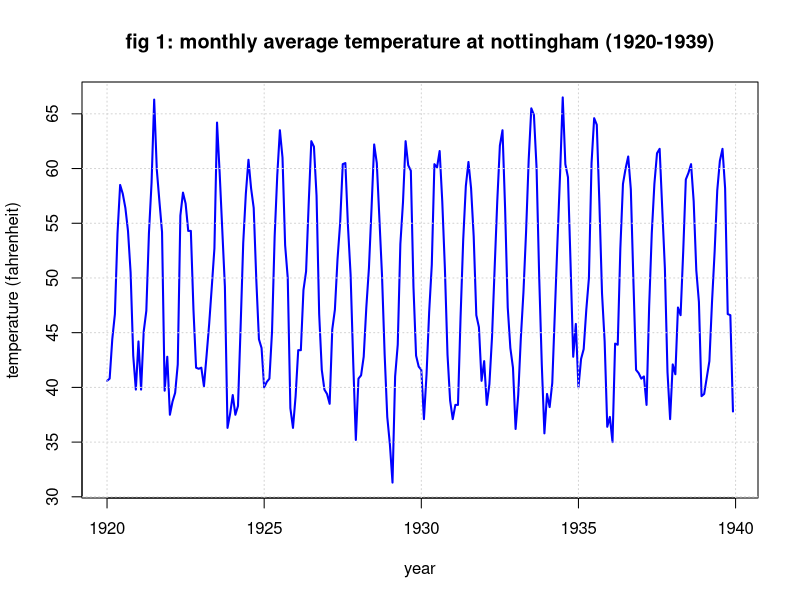
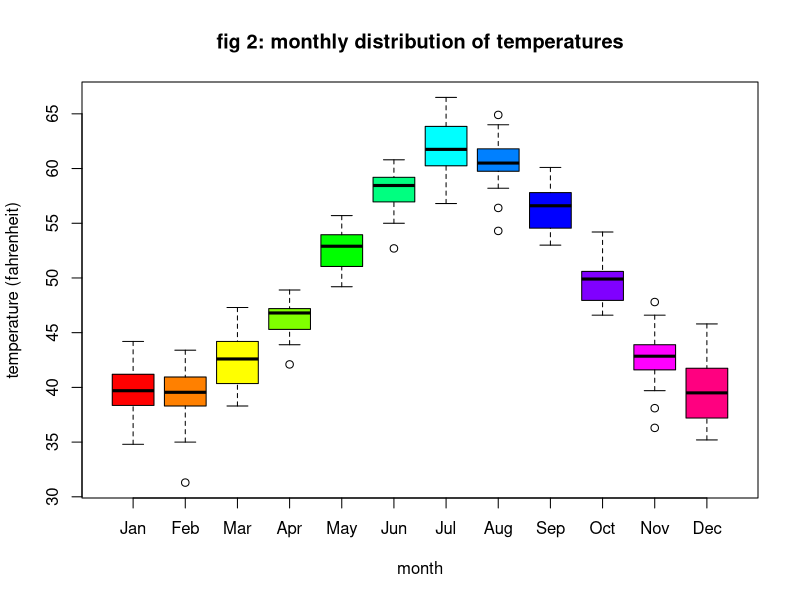
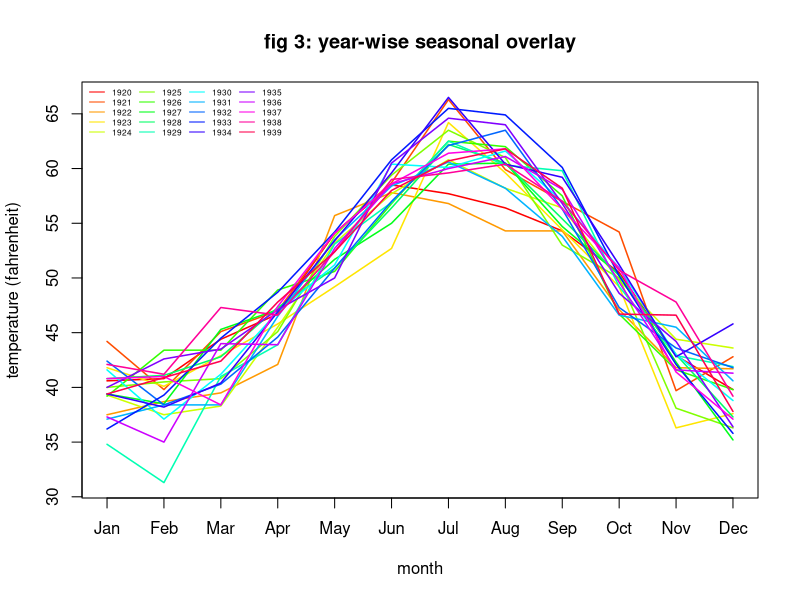
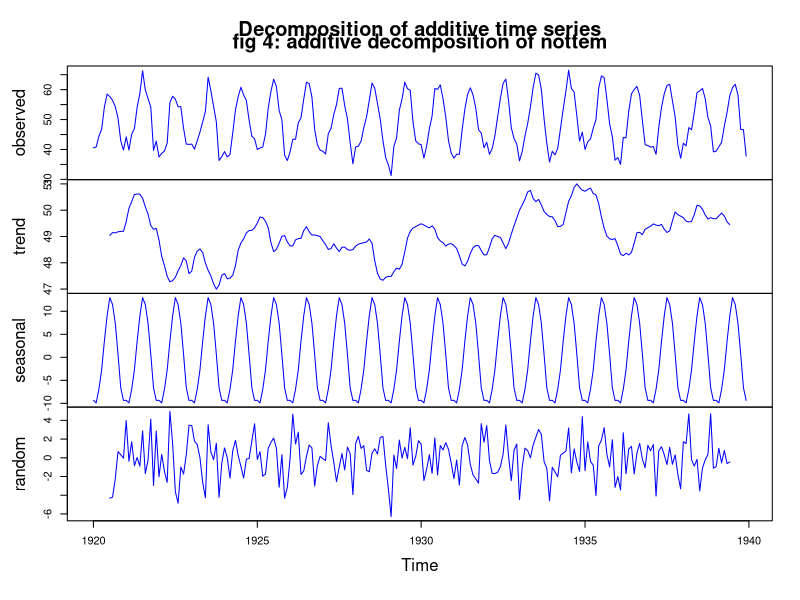
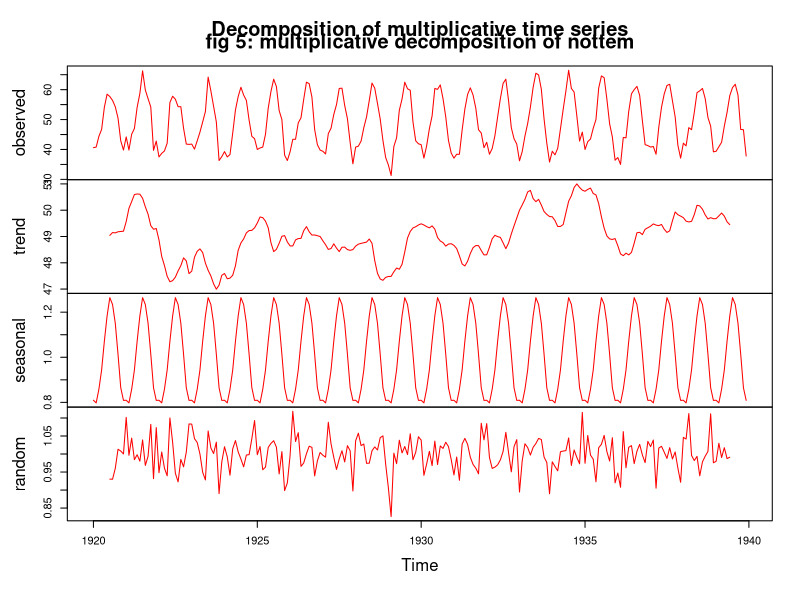
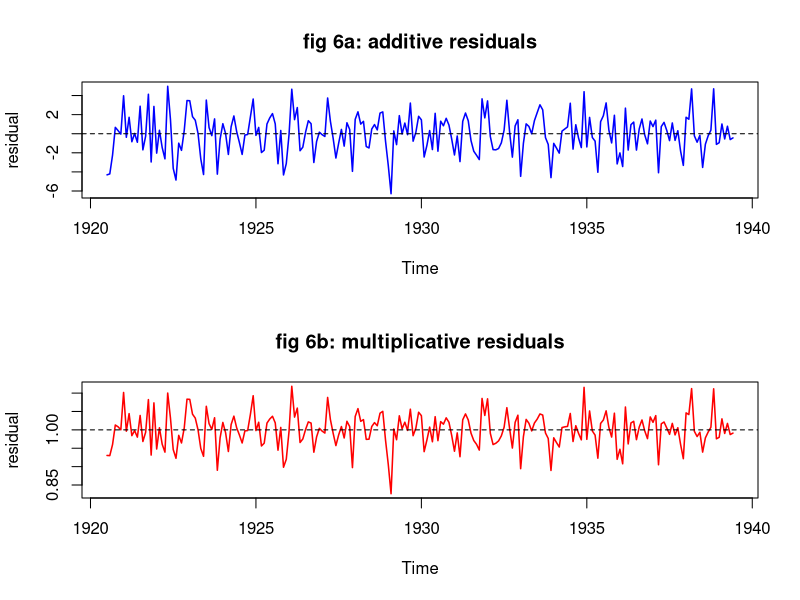
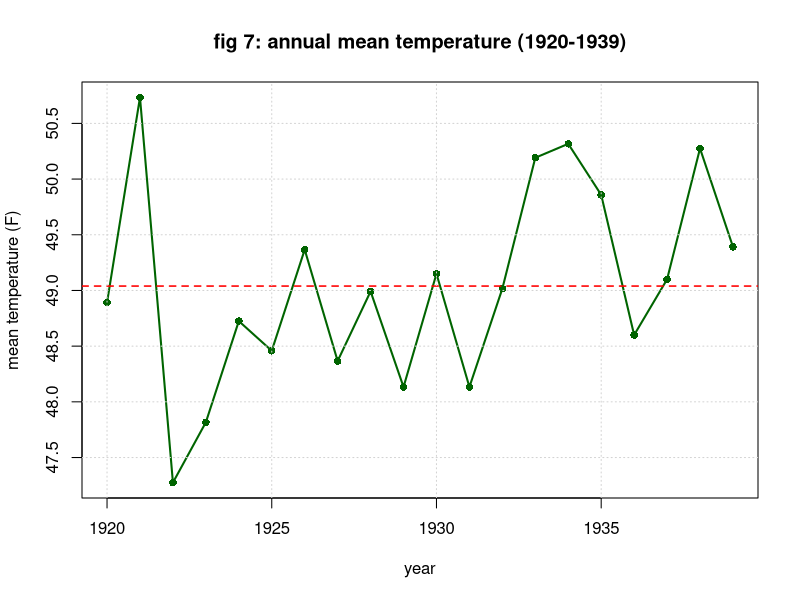
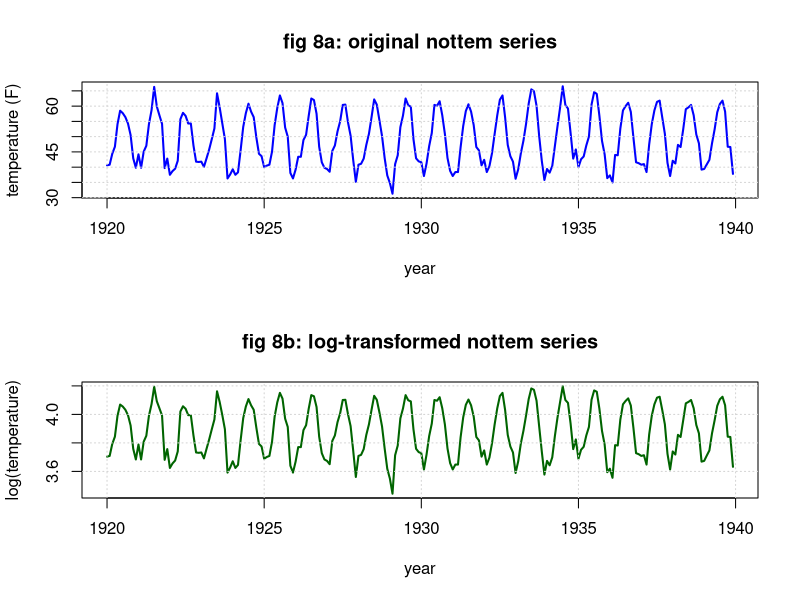

Generate these figures, in order, with R:
#' ---
#' title: "time series analysis - lab 3"
#' subtitle: "method of differencing, seasonal differencing, and moving average smoothing"
#' author: "2440233"
#' date: "`r Sys.Date()`"
#' output:
#'   pdf_document:
#'     toc: true

#' # introduction
#'
#' the objective of this lab is to analyze the "nottem" dataset which contains
#' the average monthly air temperatures at nottingham castle from 1920 to 1939.
#' we will examine the series for trend, seasonality, and stationarity, and
#' apply techniques like differencing, seasonal differencing, moving average
#' smoothing, log transformation, and acf analysis to understand the series
#' characteristics.

#' # objectives
#'
#' 1. load and visualize the nottem dataset to understand its behavior over time
#' 2. identify trend, seasonal, cyclical, and irregular components
#' 3. perform additive and multiplicative decomposition and compare results
#' 4. assess stationarity by checking if mean and variance are constant
#' 5. apply log transformation and evaluate its effect on variance stabilization
#' 6. generate and interpret the acf plot
#' 7. apply differencing, seasonal differencing, and moving average smoothing

#' # methodology
#'
#' dataset: nottem (built in R dataset)
#' contains monthly average air temperatures (degrees fahrenheit) at
#' nottingham castle, england, from january 1920 to december 1939.
#' that is 240 observations with monthly frequency (12 per year).
#' source: anderson, o. d. (1976)

#' # analysis

#' ## q1: load and visualize the nottem dataset

cat("q1: load and visualize the nottem dataset\n\n")

data("nottem")
nt <- nottem

cat("class:", class(nt), "\n")
cat("start:", start(nt)[1], "/", start(nt)[2], "\n")
cat("end:", end(nt)[1], "/", end(nt)[2], "\n")
cat("frequency:", frequency(nt), "\n")
cat("observations:", length(nt), "\n\n")

cat("first 12 values:\n")
print(head(nt, 12))
cat("\nlast 12 values:\n")
print(tail(nt, 12))

cat("\nsummary:\n")
print(summary(nt))
cat("sd:", round(sd(nt), 2), "\n\n")

#+ fig.width=10, fig.height=6
plot(nt,
     main = "fig 1: monthly average temperature at nottingham (1920-1939)",
     ylab = "temperature (fahrenheit)",
     xlab = "year",
     col = "blue", lwd = 2)
grid()

cat("interpretation of fig 1:\n")
cat("- the series shows a strong seasonal pattern repeating every 12 months\n")
cat("- temperatures peak in summer (jul-aug) and dip in winter (jan-feb)\n")
cat("- there is no obvious long term upward or downward trend\n")
cat("- the seasonal amplitude appears roughly constant across all years\n")
cat("- this suggests an additive model may be appropriate\n\n")

#' ## q2: monthly distribution

cat("q2: monthly distribution of temperatures\n\n")

#+ fig.width=10, fig.height=6
boxplot(nt ~ cycle(nt),
        main = "fig 2: monthly distribution of temperatures",
        xlab = "month", ylab = "temperature (fahrenheit)",
        col = rainbow(12), names = month.abb)

cat("interpretation of fig 2:\n")
cat("- july and august have the highest median temperatures around 60-62 F\n")
cat("- january and february have the lowest around 39-40 F\n")
cat("- the spread (box size) is fairly consistent across months\n")
cat("- consistent spread confirms that an additive model is suitable\n\n")

#' ## q3: year-wise seasonal overlay

cat("q3: year-wise seasonal overlay\n\n")

#+ fig.width=10, fig.height=6
nt_matrix <- matrix(nt, nrow = 12, ncol = 20)
matplot(1:12, nt_matrix, type = "l", lty = 1, lwd = 1.5,
        col = rainbow(20),
        main = "fig 3: year-wise seasonal overlay",
        xlab = "month", ylab = "temperature (fahrenheit)", xaxt = "n")
axis(1, at = 1:12, labels = month.abb)
legend("topleft", legend = 1920:1939, col = rainbow(20),
       lty = 1, cex = 0.5, ncol = 4, bty = "n")

cat("interpretation of fig 3:\n")
cat("- all years follow the same seasonal curve shape\n")
cat("- the curves overlap closely indicating no significant trend shift\n")
cat("- the gap between years is roughly the same at peaks and troughs\n")
cat("- this confirms constant seasonal amplitude (additive behavior)\n\n")

#' ## q4: identify components using decomposition

cat("q4: decomposition - identify trend, seasonal, cyclical, and irregular components\n\n")

# additive decomposition
decomp_add <- decompose(nt, type = "additive")

#+ fig.width=10, fig.height=8
plot(decomp_add, col = "blue")
title(main = "fig 4: additive decomposition of nottem", outer = FALSE)

cat("interpretation of fig 4 (additive decomposition):\n")
cat("- observed: the original series with all components combined\n")
cat("- trend: fluctuates mildly around 49-50 F with no strong direction\n")
cat("- seasonal: repeating pattern with fixed amplitude of about +/- 11 F\n")
cat("- random: residuals fluctuate around 0 with fairly constant variance\n\n")

cat("table 1: additive seasonal indices\n")
si_add <- decomp_add$figure
si_add_df <- data.frame(month = month.abb,
                        index = round(si_add, 2),
                        effect = ifelse(si_add > 0,
                          paste0(round(si_add, 2), " F above annual mean"),
                          paste0(round(abs(si_add), 2), " F below annual mean")))
print(si_add_df, row.names = FALSE)
cat("\n")

# multiplicative decomposition
decomp_mult <- decompose(nt, type = "multiplicative")

#+ fig.width=10, fig.height=8
plot(decomp_mult, col = "red")
title(main = "fig 5: multiplicative decomposition of nottem", outer = FALSE)

cat("interpretation of fig 5 (multiplicative decomposition):\n")
cat("- trend component is similar to the additive case\n")
cat("- seasonal indices are ratios around 1.0\n")
cat("- random component fluctuates around 1.0\n")
cat("- both decompositions produce similar results since seasonal amplitude is constant\n\n")

#' ## q5: compare additive vs multiplicative and select the better model

cat("q5: additive vs multiplicative model comparison\n\n")

cat("additive model: y(t) = t(t) + s(t) + c(t) + i(t)\n")
cat("- assumes seasonal fluctuations are constant in absolute terms\n\n")
cat("multiplicative model: y(t) = t(t) x s(t) x c(t) x i(t)\n")
cat("- assumes seasonal fluctuations scale with the trend level\n\n")

resid_add <- na.omit(decomp_add$random)
resid_mult <- na.omit(decomp_mult$random)

cat("additive residuals:\n")
cat("  mean:", round(mean(resid_add), 4), "(should be close to 0)\n")
cat("  sd:", round(sd(resid_add), 4), "\n\n")

cat("multiplicative residuals:\n")
cat("  mean:", round(mean(resid_mult), 4), "(should be close to 1)\n")
cat("  sd:", round(sd(resid_mult), 4), "\n\n")

#+ fig.width=10, fig.height=8
par(mfrow = c(2, 1))
plot(na.omit(decomp_add$random),
     main = "fig 6a: additive residuals",
     ylab = "residual", col = "blue", lwd = 1.5)
abline(h = 0, lty = 2)
plot(na.omit(decomp_mult$random),
     main = "fig 6b: multiplicative residuals",
     ylab = "residual", col = "red", lwd = 1.5)
abline(h = 1, lty = 2)
par(mfrow = c(1, 1))

cat("interpretation of fig 6:\n")
cat("- additive residuals are evenly scattered around 0 with constant variance\n")
cat("- multiplicative residuals are also fairly even around 1\n")
cat("- since the seasonal amplitude does not grow with the level,\n")
cat("  additive model is the more suitable choice for nottem\n\n")

cat("selected model: additive\n")
cat("y(t) = t(t) + s(t) + i(t)\n\n")
cat("justification:\n")
cat("1. seasonal swings are constant (~22 F range) regardless of the overall level (fig 1, 3)\n")
cat("2. box plot spreads are similar across months (fig 2)\n")
cat("3. additive residuals have constant variance around 0 (fig 6a)\n")
cat("4. temperature data is on an interval scale, additive effects are natural\n")
cat("5. no multiplicative scaling of seasonal amplitude is observed\n\n")

#' ## q6: assess stationarity - check mean and variance over time

cat("q6: assess stationarity of the series\n\n")

# split into 4 equal segments of 5 years each
n_seg <- 4
seg_len <- length(nt) / n_seg

cat("table 2: segment-wise mean and variance\n")
cat(sprintf("%-12s | %-8s | %-10s\n", "segment", "mean", "variance"))
cat(paste(rep("-", 35), collapse = ""), "\n")
for (i in 1:n_seg) {
  seg <- nt[((i - 1) * seg_len + 1):(i * seg_len)]
  yr_start <- 1920 + (i - 1) * 5
  yr_end <- yr_start + 4
  label <- paste0(yr_start, "-", yr_end)
  cat(sprintf("%-12s | %-8.2f | %-10.2f\n", label, mean(seg), var(seg)))
}
cat("\n")

cat("overall mean:", round(mean(nt), 2), "\n")
cat("overall variance:", round(var(nt), 2), "\n\n")

# annual means
annual_means <- aggregate(nt, nfrequency = 1, FUN = mean)

#+ fig.width=10, fig.height=6
plot(annual_means,
     main = "fig 7: annual mean temperature (1920-1939)",
     ylab = "mean temperature (F)", xlab = "year",
     col = "darkgreen", lwd = 2, type = "o", pch = 16)
abline(h = mean(nt), col = "red", lty = 2, lwd = 1.5)
grid()

cat("interpretation of fig 7:\n")
cat("- annual means fluctuate around 49-50 F with no clear trend\n")
cat("- the overall mean (red line) is stable\n")
cat("- however the series has strong seasonality which makes it non-stationary\n")
cat("- the mean of the series is NOT constant on a monthly basis due to seasonality\n")
cat("- variance is roughly constant across segments\n")
cat("- conclusion: the series is NOT stationary because of the seasonal component\n")
cat("  even though there is no trend, the periodic pattern violates stationarity\n\n")

#' ## q7: log transformation

cat("q7: log transformation and its effect on variance\n\n")

nt_log <- log(nt)

#+ fig.width=10, fig.height=8
par(mfrow = c(2, 1))
plot(nt,
     main = "fig 8a: original nottem series",
     ylab = "temperature (F)", xlab = "year",
     col = "blue", lwd = 2)
grid()
plot(nt_log,
     main = "fig 8b: log-transformed nottem series",
     ylab = "log(temperature)", xlab = "year",
     col = "darkgreen", lwd = 2)
grid()
par(mfrow = c(1, 1))

cat("comparison of original vs log-transformed:\n")
cat("original - mean:", round(mean(nt), 2), " sd:", round(sd(nt), 2), "\n")
cat("log      - mean:", round(mean(nt_log), 4), " sd:", round(sd(nt_log), 4), "\n\n")

# check variance in segments for both
cat("table 3: segment-wise variance comparison\n")
cat(sprintf("%-12s | %-14s | %-14s\n", "segment", "original var", "log var"))
cat(paste(rep("-", 45), collapse = ""), "\n")
for (i in 1:n_seg) {
  seg_orig <- nt[((i - 1) * seg_len + 1):(i * seg_len)]
  seg_log <- nt_log[((i - 1) * seg_len + 1):(i * seg_len)]
  yr_start <- 1920 + (i - 1) * 5
  yr_end <- yr_start + 4
  label <- paste0(yr_start, "-", yr_end)
  cat(sprintf("%-12s | %-14.2f | %-14.4f\n", label, var(seg_orig), var(seg_log)))
}
cat("\n")

cat("interpretation of fig 8 and table 3:\n")
cat("- the log transformation compresses the scale but the shape is nearly identical\n")
cat("- since the original variance was already fairly constant across segments,\n")
cat("  the log transformation does not provide significant improvement\n")
cat("- log transformation is more useful when variance increases with level\n")
cat("  (as in airpassengers). for nottem, it is not necessary\n")
cat("- however, log transform slightly reduces the relative seasonal amplitude\n\n")

#' ## q8: acf plot - autocorrelation function

cat("q8: autocorrelation function (acf) analysis\n\n")

#+ fig.width=10, fig.height=6
acf(nt, lag.max = 48,
    main = "fig 9: acf of nottem series",
    col = "blue", lwd = 2)

cat("interpretation of fig 9 (acf plot):\n")
cat("- the acf shows a strong sinusoidal pattern that repeats every 12 lags\n")
cat("- significant positive correlations at lags 12, 24, 36 (yearly multiples)\n")
cat("- significant negative correlations at lags 6, 18, 30 (half-yearly)\n")
cat("- this confirms the strong 12-month seasonal pattern\n")
cat("- the acf does not decay quickly to zero, indicating non-stationarity\n")
cat("- the periodic pattern in acf is a hallmark of seasonal non-stationarity\n\n")

#' ## q9: method of differencing (first differencing)

cat("q9: method of differencing - first order differencing\n\n")

cat("differencing removes trend by computing y(t) - y(t-1).\n")
cat("if the series has a trend, first differencing should remove it\n")
cat("and make the mean more stable over time.\n\n")

nt_diff1 <- diff(nt, differences = 1)

#+ fig.width=10, fig.height=8
par(mfrow = c(2, 1))
plot(nt,
     main = "fig 10a: original nottem series",
     ylab = "temperature (F)", xlab = "year",
     col = "blue", lwd = 2)
grid()
plot(nt_diff1,
     main = "fig 10b: first differenced series",
     ylab = "differenced values", xlab = "year",
     col = "purple", lwd = 1.5)
abline(h = 0, lty = 2, col = "red")
grid()
par(mfrow = c(1, 1))

cat("first differenced series stats:\n")
cat("  mean:", round(mean(nt_diff1), 4), "(should be close to 0 if trend removed)\n")
cat("  sd:", round(sd(nt_diff1), 2), "\n")
cat("  length:", length(nt_diff1), "(one less than original)\n\n")

#+ fig.width=10, fig.height=6
acf(nt_diff1, lag.max = 48,
    main = "fig 11: acf of first differenced series",
    col = "purple", lwd = 2)

cat("interpretation of fig 10-11:\n")
cat("- first differencing removes any trend component\n")
cat("- the differenced series oscillates around 0\n")
cat("- however the acf still shows strong seasonal pattern at lags 12, 24, 36\n")
cat("- this means first differencing alone is NOT sufficient\n")
cat("- we still need seasonal differencing to remove the seasonal component\n\n")

#' ## q10: method of seasonal differencing

cat("q10: seasonal differencing (lag = 12)\n\n")

cat("seasonal differencing computes y(t) - y(t-12).\n")
cat("this removes the seasonal pattern by subtracting the value\n")
cat("from the same month in the previous year.\n\n")

nt_sdiff <- diff(nt, lag = 12)

#+ fig.width=10, fig.height=8
par(mfrow = c(2, 1))
plot(nt,
     main = "fig 12a: original nottem series",
     ylab = "temperature (F)", xlab = "year",
     col = "blue", lwd = 2)
grid()
plot(nt_sdiff,
     main = "fig 12b: seasonally differenced series (lag 12)",
     ylab = "seasonal difference", xlab = "year",
     col = "darkred", lwd = 1.5)
abline(h = 0, lty = 2, col = "red")
grid()
par(mfrow = c(1, 1))

cat("seasonally differenced series stats:\n")
cat("  mean:", round(mean(nt_sdiff), 4), "\n")
cat("  sd:", round(sd(nt_sdiff), 2), "\n")
cat("  length:", length(nt_sdiff), "(12 less than original)\n\n")

#+ fig.width=10, fig.height=6
acf(nt_sdiff, lag.max = 48,
    main = "fig 13: acf of seasonally differenced series",
    col = "darkred", lwd = 2)

cat("interpretation of fig 12-13:\n")
cat("- seasonal differencing successfully removes the 12-month seasonal pattern\n")
cat("- the resulting series fluctuates around 0 with no obvious pattern\n")
cat("- the acf shows rapid decay with most lags within the confidence bands\n")
cat("- significant spike at lag 1 and lag 12 may remain but are much reduced\n")
cat("- the seasonally differenced series appears much closer to stationary\n\n")

# combined: first + seasonal differencing
nt_both_diff <- diff(diff(nt, lag = 12), differences = 1)

#+ fig.width=10, fig.height=6
plot(nt_both_diff,
     main = "fig 14: first + seasonal differencing combined",
     ylab = "double differenced values", xlab = "year",
     col = "darkblue", lwd = 1.5)
abline(h = 0, lty = 2, col = "red")
grid()

#+ fig.width=10, fig.height=6
acf(nt_both_diff, lag.max = 48,
    main = "fig 15: acf of first + seasonally differenced series",
    col = "darkblue", lwd = 2)

cat("interpretation of fig 14-15:\n")
cat("- combining first and seasonal differencing removes both trend and seasonality\n")
cat("- the series looks like white noise fluctuating around 0\n")
cat("- the acf drops within confidence bands quickly\n")
cat("- this confirms the series can be made stationary with proper differencing\n\n")

#' ## q11: moving average smoothing

cat("q11: moving average smoothing\n\n")

cat("moving average smoothing replaces each value with the average of\n")
cat("its neighbors within a specified window. this removes short term\n")
cat("fluctuations and highlights the underlying trend.\n\n")

# simple moving average using filter()
ma_3 <- filter(nt, rep(1/3, 3), sides = 2)
ma_7 <- filter(nt, rep(1/7, 7), sides = 2)
ma_12 <- filter(nt, rep(1/12, 12), sides = 2)
# centered 2x12 MA (same as decompose uses internally)
ma_2x12 <- filter(filter(nt, rep(1/12, 12), sides = 2),
                  rep(1/2, 2), sides = 2)

#+ fig.width=10, fig.height=10
par(mfrow = c(2, 2))
plot(nt, col = "grey70", lwd = 1,
     main = "fig 16a: 3-point moving average")
lines(ma_3, col = "blue", lwd = 2)
legend("bottomright", legend = c("original", "MA(3)"),
       col = c("grey70", "blue"), lwd = c(1, 2), cex = 0.8, bty = "n")

plot(nt, col = "grey70", lwd = 1,
     main = "fig 16b: 7-point moving average")
lines(ma_7, col = "red", lwd = 2)
legend("bottomright", legend = c("original", "MA(7)"),
       col = c("grey70", "red"), lwd = c(1, 2), cex = 0.8, bty = "n")

plot(nt, col = "grey70", lwd = 1,
     main = "fig 16c: 12-point moving average")
lines(ma_12, col = "darkgreen", lwd = 2)
legend("bottomright", legend = c("original", "MA(12)"),
       col = c("grey70", "darkgreen"), lwd = c(1, 2), cex = 0.8, bty = "n")

plot(nt, col = "grey70", lwd = 1,
     main = "fig 16d: 2x12 centered moving average")
lines(ma_2x12, col = "purple", lwd = 2)
legend("bottomright", legend = c("original", "2x12 MA"),
       col = c("grey70", "purple"), lwd = c(1, 2), cex = 0.8, bty = "n")
par(mfrow = c(1, 1))

cat("interpretation of fig 16:\n")
cat("- MA(3): smooths out month-to-month noise but seasonal pattern still visible\n")
cat("- MA(7): further smoothing, seasonal peaks and troughs are dampened\n")
cat("- MA(12): almost completely removes the seasonal pattern, shows the trend\n")
cat("- 2x12 centered MA: the cleanest trend estimate, same method decompose() uses\n")
cat("- as the window size increases, more smoothing occurs and seasonality is filtered out\n")
cat("- the 12-point and 2x12 MA effectively isolate the trend component\n\n")

# overlay all MAs together
#+ fig.width=10, fig.height=6
plot(nt, col = "grey70", lwd = 1,
     main = "fig 17: comparison of moving averages",
     ylab = "temperature (F)", xlab = "year")
lines(ma_3, col = "blue", lwd = 1.5)
lines(ma_7, col = "red", lwd = 1.5)
lines(ma_12, col = "darkgreen", lwd = 2)
lines(ma_2x12, col = "purple", lwd = 2.5)
legend("bottomright",
       legend = c("original", "MA(3)", "MA(7)", "MA(12)", "2x12 MA"),
       col = c("grey70", "blue", "red", "darkgreen", "purple"),
       lwd = c(1, 1.5, 1.5, 2, 2.5), cex = 0.7, bty = "n")
grid()

cat("interpretation of fig 17:\n")
cat("- larger window sizes produce smoother curves\n")
cat("- MA(12) and 2x12 MA converge to the underlying trend\n")
cat("- the trend fluctuates mildly between 48 and 51 F with no strong direction\n")
cat("- moving average is a simple but effective method for trend extraction\n\n")

#' ## q12: summary comparison table

cat("q12: summary of all transformations\n\n")

cat(sprintf("%-30s | %-10s | %-10s | %-15s\n",
            "transformation", "mean", "sd", "stationary?"))
cat(paste(rep("-", 72), collapse = ""), "\n")
cat(sprintf("%-30s | %-10.2f | %-10.2f | %-15s\n",
            "original", mean(nt), sd(nt), "no (seasonal)"))
cat(sprintf("%-30s | %-10.4f | %-10.2f | %-15s\n",
            "first differenced", mean(nt_diff1), sd(nt_diff1), "no (seasonal)"))
cat(sprintf("%-30s | %-10.4f | %-10.2f | %-15s\n",
            "seasonal differenced (lag 12)", mean(nt_sdiff), sd(nt_sdiff),
            "nearly"))
cat(sprintf("%-30s | %-10.4f | %-10.2f | %-15s\n",
            "first + seasonal differenced",
            mean(nt_both_diff), sd(nt_both_diff), "yes"))
cat(sprintf("%-30s | %-10.4f | %-10.4f | %-15s\n",
            "log transformed", mean(nt_log), sd(nt_log), "no (seasonal)"))
cat("\n")

#' # conclusion

cat("conclusion:\n\n")
cat("1. the nottem dataset shows strong monthly seasonality with no significant trend.\n")
cat("2. the additive model is more suitable because seasonal amplitude is constant\n")
cat("   and does not scale with the level of the series.\n")
cat("3. the series is NOT stationary due to the seasonal component, even though\n")
cat("   the overall mean and variance appear roughly constant.\n")
cat("4. log transformation has minimal effect since variance is already stable.\n")
cat("5. the acf confirms strong seasonal autocorrelation at lags 12, 24, 36.\n")
cat("6. first differencing removes trend but not seasonality.\n")
cat("7. seasonal differencing (lag 12) effectively removes the seasonal pattern.\n")
cat("8. combining first and seasonal differencing produces a near-stationary series.\n")
cat("9. moving average smoothing with window 12 or 2x12 isolates the trend.\n")
cat("10. the nottem data is well-suited for seasonal ARIMA (SARIMA) modeling\n")
cat("    with seasonal differencing of order 1 and period 12.\n")
